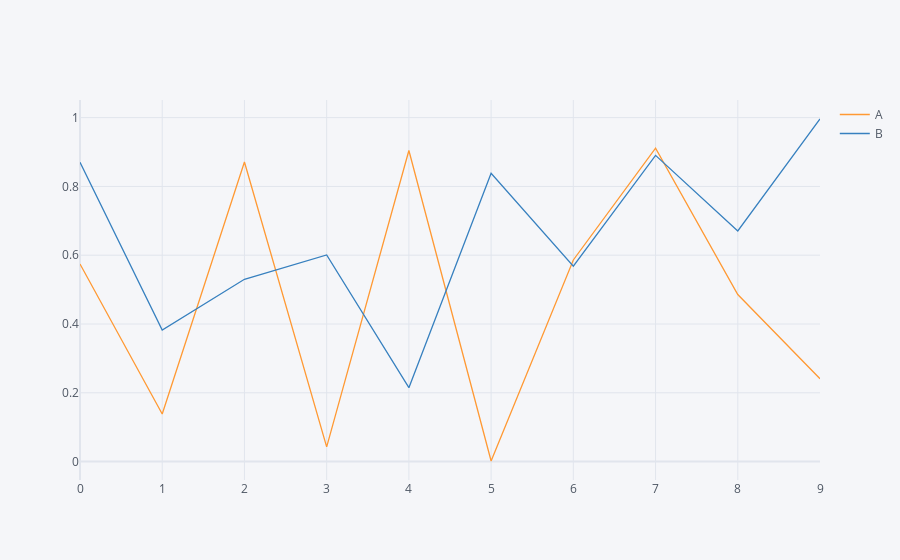

Write notebook code for a chart like this one.
### Code cell
df.iplot(kind='scatter')

### Figure 1 — Plotly figure (JSON) as saved in the notebook; plotly's stock layout.template omitted (floating-point values rounded to 4 significant figures)
{"data": [{"line": {"color": "rgba(255, 153, 51, 1.0)", "dash": "solid", "shape": "linear", "width": 1.3}, "mode": "lines", "name": "A", "text": "", "type": "scatter", "x": [0, 1, 2, 3, 4, 5, 6, 7, 8, 9], "y": [0.5745, 0.1385, 0.871, 0.04272, 0.9045, 0.001663, 0.5862, 0.9114, 0.4855, 0.2409]}, {"line": {"color": "rgba(55, 128, 191, 1.0)", "dash": "solid", "shape": "linear", "width": 1.3}, "mode": "lines", "name": "B", "text": "", "type": "scatter", "x": [0, 1, 2, 3, 4, 5, 6, 7, 8, 9], "y": [0.8704, 0.3826, 0.53, 0.6007, 0.2149, 0.8383, 0.5683, 0.8903, 0.6705, 0.996]}], "layout": {"legend": {"bgcolor": "#F5F6F9", "font": {"color": "#4D5663"}}, "paper_bgcolor": "#F5F6F9", "plot_bgcolor": "#F5F6F9", "title": {"font": {"color": "#4D5663"}}, "xaxis": {"gridcolor": "#E1E5ED", "showgrid": true, "tickfont": {"color": "#4D5663"}, "title": {"font": {"color": "#4D5663"}, "text": ""}, "zerolinecolor": "#E1E5ED"}, "yaxis": {"gridcolor": "#E1E5ED", "showgrid": true, "tickfont": {"color": "#4D5663"}, "title": {"font": {"color": "#4D5663"}, "text": ""}, "zerolinecolor": "#E1E5ED"}}}
